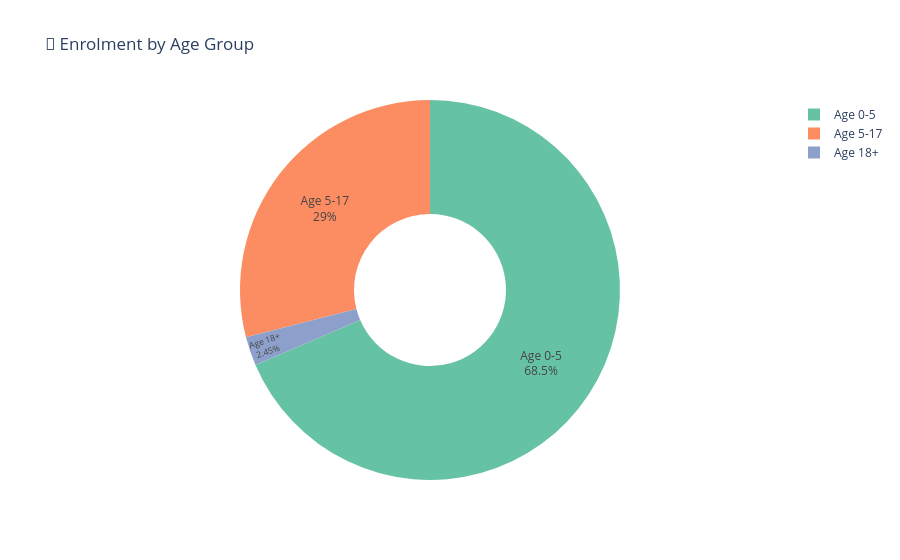

Notebook code cell kept with this figure:
### Markdown cell above
---

## 3️⃣ Age Demographic Analysis

Understanding the age distribution of Aadhaar activities.

### Code cell
# Enrolment age groups
age_cols_enrolment = ['age_0_5', 'age_5_17', 'age_18_greater']
if all(col in enrolment.columns for col in age_cols_enrolment):
    age_enrolment = enrolment[age_cols_enrolment].sum()
    
    fig = px.pie(
        values=age_enrolment.values,
        names=['Age 0-5', 'Age 5-17', 'Age 18+'],
        title='👶 Enrolment by Age Group',
        color_discrete_sequence=px.colors.qualitative.Set2,
        hole=0.4
    )
    fig.update_traces(textposition='inside', textinfo='percent+label')
    fig.show()
else:
    print('Age columns not found in enrolment dataset')

### Figure 1 — Plotly figure (JSON) as saved in the notebook; plotly's stock layout.template omitted (floating-point values rounded to 4 significant figures)
{"data": [{"domain": {"x": [0, 1], "y": [0, 1]}, "hole": 0.4, "hovertemplate": "label=%{label}<br>value=%{value}<extra></extra>", "labels": ["Age 0-5", "Age 5-17", "Age 18+"], "legendgroup": "", "name": "", "showlegend": true, "textinfo": "percent+label", "textposition": "inside", "type": "pie", "values": [2917439, 1234814, 104444]}], "layout": {"legend": {"tracegroupgap": 0}, "piecolorway": ["rgb(102,194,165)", "rgb(252,141,98)", "rgb(141,160,203)", "rgb(231,138,195)", "rgb(166,216,84)", "rgb(255,217,47)", "rgb(229,196,148)", "rgb(179,179,179)"], "title": {"text": "👶 Enrolment by Age Group"}}}
